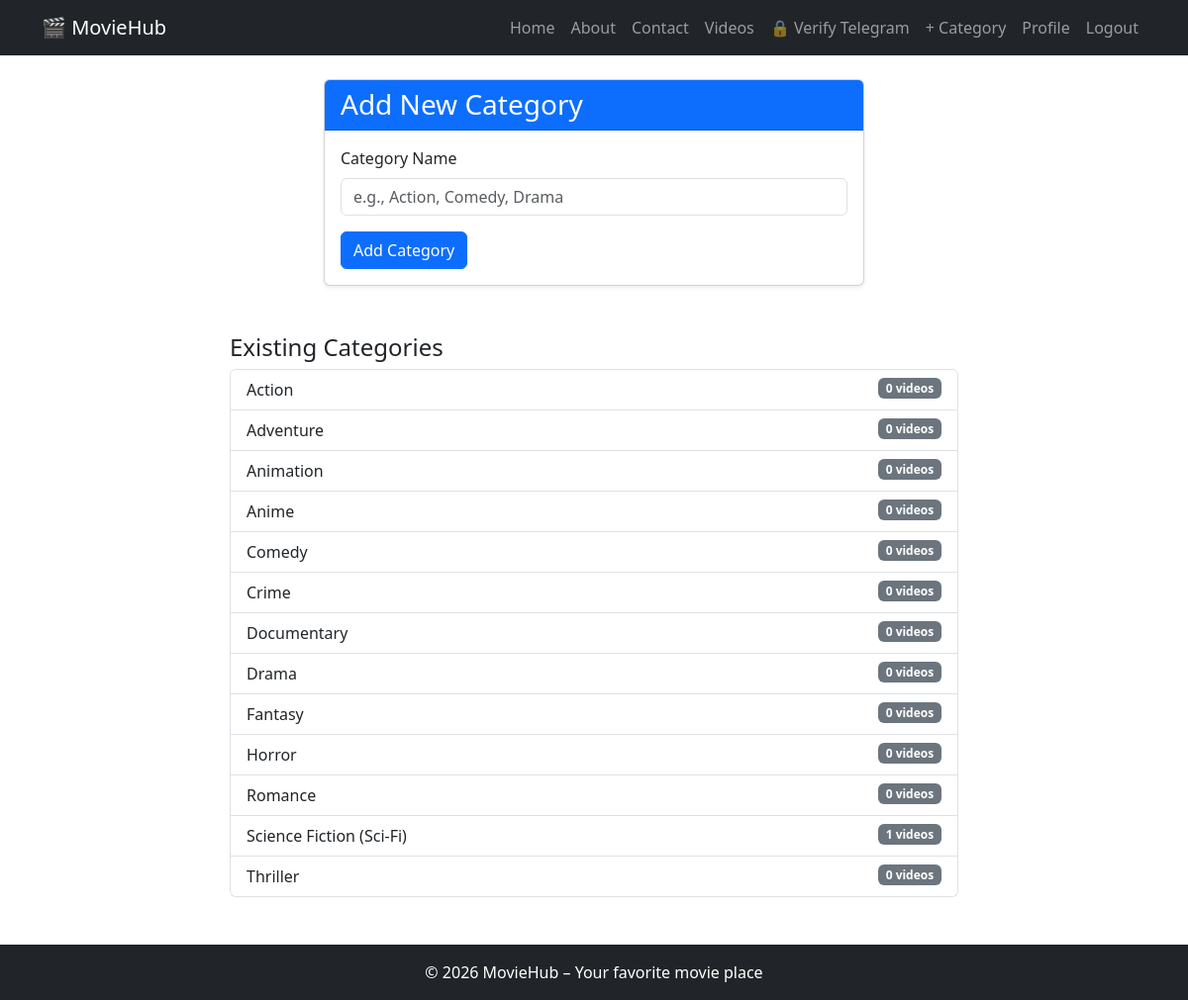
Screenshot of /categories/add/ (signed in) with the database file from the repository.
### coremovieshub/models.py (models this page shows, shortened)
class Category(models.Model):
    name = models.CharField(max_length=100, unique=True)
    slug = models.SlugField(unique=True, blank=True)
    created_at = models.DateTimeField(auto_now_add=True)
    class Meta:
        verbose_name_plural = "Categories"

### coremovieshub/views.py (the view)
# urls.py: path('categories/add/', views.add_category, name='add_category'),
@staff_member_required
def add_category(request):
    if request.method == 'POST':
        form = CategoryForm(request.POST)
        if form.is_valid():
            form.save()
            messages.success(request, f'Category "{form.cleaned_data["name"]}" added successfully!')
            return redirect('add_category')  # stay on same page to add more
    else:
        form = CategoryForm()
    categories = Category.objects.all().order_by('name')
    return render(request, 'categories/add_category.html', {'form': form, 'categories': categories})

### coremovieshub/forms.py
class CategoryForm(forms.ModelForm):
    class Meta:
        model = Category
        fields = ['name']
        widgets = {
            'name': forms.TextInput(attrs={'class': 'form-control', 'placeholder': 'e.g., Action, Comedy, Drama'}),
        }

### templates/categories/add_category.html (shortened to what this page needs)
{% extends 'base.html' %}
{% block content %}
<div class="row">
    <div class="col-md-6 mx-auto">
        <div class="card shadow-sm">
            <div class="card-header bg-primary text-white">
                <h3 class="mb-0">Add New Category</h3>
            </div>
            <div class="card-body">
                <form method="post">
                    <div class="mb-3">
                        <label class="form-label">Category Name</label>
                        {{ form.name }}
                    </div>
                    <button type="submit" class="btn btn-primary">Add Category</button>
                </form>
            </div>
        </div>
    </div>
</div>
<div class="row mt-5">
    <div class="col-md-8 mx-auto">
        <h4>Existing Categories</h4>
        {% if categories %}
            <div class="list-group">
                {% for cat in categories %}
                    <div class="list-group-item">
                        {{ cat.name }}
                        <span class="badge bg-secondary float-end">{{ cat.video_set.count }} videos</span>
                    </div>
                {% endfor %}
            </div>
        {% else %}
            <p>No categories yet. Add your first category above.</p>
        {% endif %}
    </div>
</div>
{% endblock %}

### rows the page displays
Category: name "Action", video_set.count "0"
Category: name "Adventure", video_set.count "0"
Category: name "Animation", video_set.count "0"
Category: name "Anime", video_set.count "0"
Category: name "Comedy", video_set.count "0"
Category: name "Crime", video_set.count "0"
Category: name "Documentary", video_set.count "0"
Category: name "Drama", video_set.count "0"
Category: name "Fantasy", video_set.count "0"
Category: name "Horror", video_set.count "0"
Category: name "Romance", video_set.count "0"
Category: name "Science Fiction (Sci-Fi)", video_set.count "1"
Category: name "Thriller", video_set.count "0"
